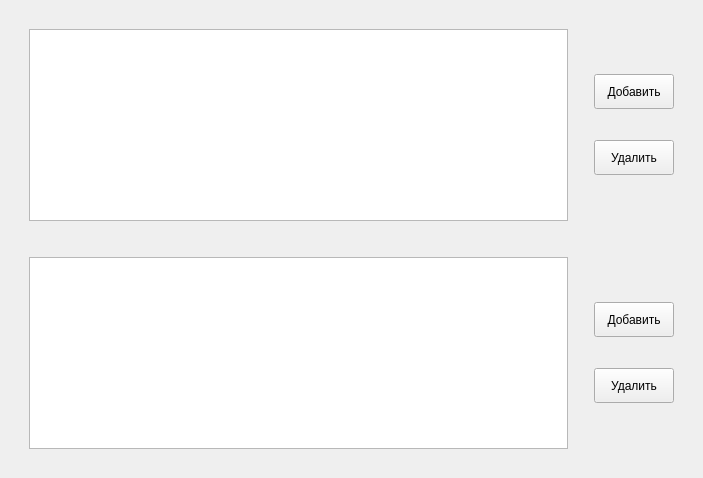
<?xml version="1.0" encoding="UTF-8"?>
<ui version="4.0">
 <class>MainWindow</class>
 <widget class="QMainWindow" name="MainWindow">
  <property name="geometry">
   <rect>
    <x>0</x>
    <y>0</y>
    <width>703</width>
    <height>478</height>
   </rect>
  </property>
  <property name="windowTitle">
   <string>MainWindow</string>
  </property>
  <widget class="QWidget" name="centralwidget">
   <layout class="QHBoxLayout" name="horizontalLayout_3">
    <item>
     <layout class="QVBoxLayout" name="verticalLayout_3">
      <item>
       <spacer name="verticalSpacer_5">
        <property name="orientation">
         <enum>Qt::Vertical</enum>
        </property>
        <property name="sizeType">
         <enum>QSizePolicy::Fixed</enum>
        </property>
        <property name="sizeHint" stdset="0">
         <size>
          <width>20</width>
          <height>20</height>
         </size>
        </property>
       </spacer>
      </item>
      <item>
       <layout class="QHBoxLayout" name="horizontalLayout_2">
        <item>
         <spacer name="horizontalSpacer_4">
          <property name="orientation">
           <enum>Qt::Horizontal</enum>
          </property>
          <property name="sizeType">
           <enum>QSizePolicy::Fixed</enum>
          </property>
          <property name="sizeHint" stdset="0">
           <size>
            <width>20</width>
            <height>20</height>
           </size>
          </property>
         </spacer>
        </item>
        <item>
         <widget class="QTableView" name="tableViewEmployers">
          <attribute name="horizontalHeaderVisible">
           <bool>false</bool>
          </attribute>
          <attribute name="horizontalHeaderDefaultSectionSize">
           <number>10000</number>
          </attribute>
          <attribute name="horizontalHeaderHighlightSections">
           <bool>true</bool>
          </attribute>
         </widget>
        </item>
        <item>
         <spacer name="horizontalSpacer_2">
          <property name="orientation">
           <enum>Qt::Horizontal</enum>
          </property>
          <property name="sizeType">
           <enum>QSizePolicy::Fixed</enum>
          </property>
          <property name="sizeHint" stdset="0">
           <size>
            <width>20</width>
            <height>20</height>
           </size>
          </property>
         </spacer>
        </item>
        <item>
         <layout class="QVBoxLayout" name="verticalLayout_2">
          <item>
           <spacer name="verticalSpacer_3">
            <property name="orientation">
             <enum>Qt::Vertical</enum>
            </property>
            <property name="sizeType">
             <enum>QSizePolicy::Fixed</enum>
            </property>
            <property name="sizeHint" stdset="0">
             <size>
              <width>20</width>
              <height>20</height>
             </size>
            </property>
           </spacer>
          </item>
          <item>
           <widget class="QPushButton" name="pushButtonInsertEmployer">
            <property name="minimumSize">
             <size>
              <width>35</width>
              <height>35</height>
             </size>
            </property>
            <property name="text">
             <string>Добавить</string>
            </property>
           </widget>
          </item>
          <item>
           <widget class="QPushButton" name="pushButtonDeleteEmployer">
            <property name="minimumSize">
             <size>
              <width>35</width>
              <height>35</height>
             </size>
            </property>
            <property name="text">
             <string>Удалить</string>
            </property>
           </widget>
          </item>
          <item>
           <spacer name="verticalSpacer_2">
            <property name="orientation">
             <enum>Qt::Vertical</enum>
            </property>
            <property name="sizeType">
             <enum>QSizePolicy::Fixed</enum>
            </property>
            <property name="sizeHint" stdset="0">
             <size>
              <width>20</width>
              <height>20</height>
             </size>
            </property>
           </spacer>
          </item>
         </layout>
        </item>
        <item>
         <spacer name="horizontalSpacer">
          <property name="orientation">
           <enum>Qt::Horizontal</enum>
          </property>
          <property name="sizeType">
           <enum>QSizePolicy::Fixed</enum>
          </property>
          <property name="sizeHint" stdset="0">
           <size>
            <width>20</width>
            <height>20</height>
           </size>
          </property>
         </spacer>
        </item>
       </layout>
      </item>
      <item>
       <spacer name="verticalSpacer_7">
        <property name="orientation">
         <enum>Qt::Vertical</enum>
        </property>
        <property name="sizeType">
         <enum>QSizePolicy::Fixed</enum>
        </property>
        <property name="sizeHint" stdset="0">
         <size>
          <width>20</width>
          <height>30</height>
         </size>
        </property>
       </spacer>
      </item>
      <item>
       <layout class="QHBoxLayout" name="horizontalLayout">
        <item>
         <spacer name="horizontalSpacer_5">
          <property name="orientation">
           <enum>Qt::Horizontal</enum>
          </property>
          <property name="sizeType">
           <enum>QSizePolicy::Fixed</enum>
          </property>
          <property name="sizeHint" stdset="0">
           <size>
            <width>20</width>
            <height>20</height>
           </size>
          </property>
         </spacer>
        </item>
        <item>
         <widget class="QTableView" name="tableViewPractice"/>
        </item>
        <item>
         <spacer name="horizontalSpacer_3">
          <property name="orientation">
           <enum>Qt::Horizontal</enum>
          </property>
          <property name="sizeType">
           <enum>QSizePolicy::Fixed</enum>
          </property>
          <property name="sizeHint" stdset="0">
           <size>
            <width>20</width>
            <height>20</height>
           </size>
          </property>
         </spacer>
        </item>
        <item>
         <layout class="QVBoxLayout" name="verticalLayout">
          <item>
           <spacer name="verticalSpacer_4">
            <property name="orientation">
             <enum>Qt::Vertical</enum>
            </property>
            <property name="sizeType">
             <enum>QSizePolicy::Fixed</enum>
            </property>
            <property name="sizeHint" stdset="0">
             <size>
              <width>20</width>
              <height>20</height>
             </size>
            </property>
           </spacer>
          </item>
          <item>
           <widget class="QPushButton" name="pushButtonInserPractice">
            <property name="minimumSize">
             <size>
              <width>35</width>
              <height>35</height>
             </size>
            </property>
            <property name="text">
             <string>Добавить</string>
            </property>
           </widget>
          </item>
          <item>
           <widget class="QPushButton" name="pushButtonDeletePractice">
            <property name="minimumSize">
             <size>
              <width>35</width>
              <height>35</height>
             </size>
            </property>
            <property name="text">
             <string>Удалить</string>
            </property>
           </widget>
          </item>
          <item>
           <spacer name="verticalSpacer">
            <property name="orientation">
             <enum>Qt::Vertical</enum>
            </property>
            <property name="sizeType">
             <enum>QSizePolicy::Fixed</enum>
            </property>
            <property name="sizeHint" stdset="0">
             <size>
              <width>20</width>
              <height>20</height>
             </size>
            </property>
           </spacer>
          </item>
         </layout>
        </item>
        <item>
         <spacer name="horizontalSpacer_6">
          <property name="orientation">
           <enum>Qt::Horizontal</enum>
          </property>
          <property name="sizeType">
           <enum>QSizePolicy::Fixed</enum>
          </property>
          <property name="sizeHint" stdset="0">
           <size>
            <width>20</width>
            <height>20</height>
           </size>
          </property>
         </spacer>
        </item>
       </layout>
      </item>
      <item>
       <spacer name="verticalSpacer_6">
        <property name="orientation">
         <enum>Qt::Vertical</enum>
        </property>
        <property name="sizeType">
         <enum>QSizePolicy::Fixed</enum>
        </property>
        <property name="sizeHint" stdset="0">
         <size>
          <width>20</width>
          <height>20</height>
         </size>
        </property>
       </spacer>
      </item>
     </layout>
    </item>
   </layout>
  </widget>
  <widget class="QMenuBar" name="menubar">
   <property name="geometry">
    <rect>
     <x>0</x>
     <y>0</y>
     <width>703</width>
     <height>20</height>
    </rect>
   </property>
  </widget>
 </widget>
 <resources/>
 <connections/>
</ui>
